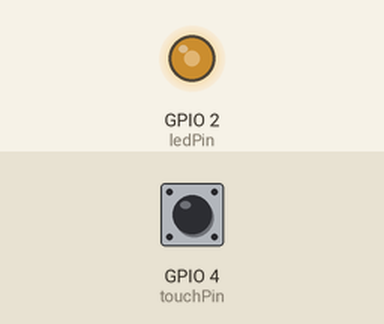
Recording of a sketch running on a simulated ESP32. On the bench: output pins drawn as LEDs (lit = HIGH). The inputs (shaded band) are chosen by the test bench; at power-on: GPIO 4 (touchPin) HIGH. What the sketch prints to the serial monitor is not drawn.

Above: at 0.45 s.
1.3 s: GPIO 4 (touchPin) pulled LOW for 0.15 s
4.4 s: GPIO 4 (touchPin) pulled LOW for 1 s
At 4.48 s:
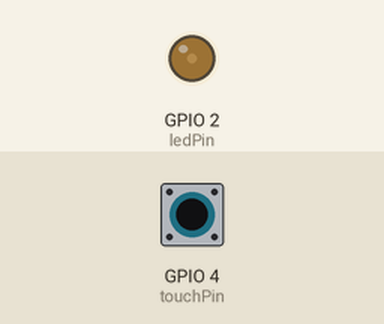
Timing chart, 0 to 13.6 s (numbered marks = the images above; inputs shaded):
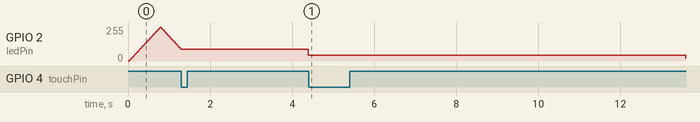

Measured:
- after the input at 4.4 s, GPIO 2 (ledPin): stays 45/255 (without the input it goes to 75/255 after 8.4 s)

The sketch:

ex05.ino
```cpp
const int touchPin = 4;
const int ledPin = 2;
const int threshold = 30;

int speedGear = 1;           // 速度档位：1(慢), 2(中), 3(快)
int currentDelay = 15;       // 当前档位对应的呼吸延时

bool lastTouchState = false; // 触摸状态
int brightness = 0;          // PWM 占空比 (0-255)
int fadeAmount = 5;          // 每次渐变的步长
unsigned long lastFadeTime = 0; // 记录上次更新亮度的时间

void setup() {
  pinMode(ledPin, OUTPUT);
  Serial.begin(115200);
}

void loop() {
  // ========== 1. 触摸换挡逻辑 (包含边沿检测与防抖) ==========
  bool currentTouchState = touchRead(touchPin) < threshold;

  if (currentTouchState && !lastTouchState) {
    delay(30); // 防抖
    if (touchRead(touchPin) < threshold) {
      speedGear++; // 切换档位
      if (speedGear > 3) speedGear = 1; // 1->2->3->1 循环

      // 根据档位改变呼吸节奏 (延时越小，呼吸越急促)
      if (speedGear == 1) currentDelay = 15;      // 缓慢
      else if (speedGear == 2) currentDelay = 7;  // 中等
      else if (speedGear == 3) currentDelay = 2;  // 急促

      Serial.printf("当前档位: %d\n", speedGear);
    }
  }
  lastTouchState = currentTouchState;

  // ========== 2. 呼吸灯逻辑 (使用 millis 非阻塞方式) ==========
  if (millis() - lastFadeTime >= currentDelay) {
    analogWrite(ledPin, brightness); // 输出 PWM
    brightness = brightness + fadeAmount;

    // 到达边界后反转步长方向
    if (brightness <= 0 || brightness >= 255) {
      fadeAmount = -fadeAmount;
    }
    lastFadeTime = millis(); // 更新时间
  }
}
```
